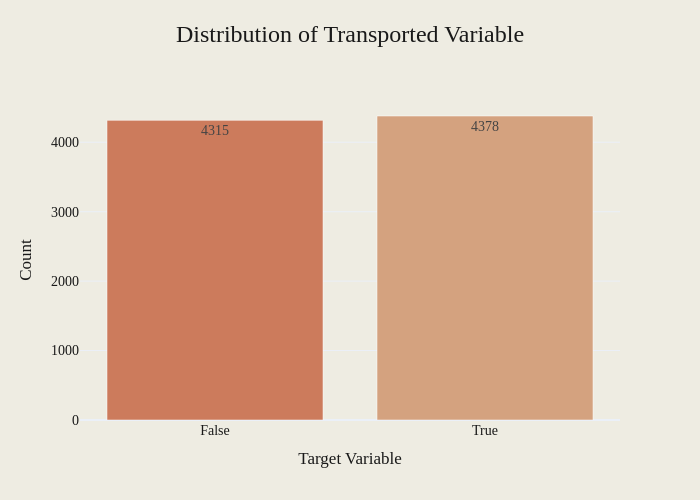

Notebook code for this chart:
### Code cell
plot_target_distribution(train_data, 'Transported', "Distribution of Transported Variable")

### Figure 1 — Plotly figure (JSON) as saved in the notebook; plotly's stock layout.template omitted (floating-point values rounded to 4 significant figures)
{"data": [{"marker": {"color": ["#CC7B5C", "#D4A27F", "#EBDBBC", "#9C8AA5"]}, "text": [4315, 4378], "textposition": "auto", "type": "bar", "x": ["False", "True"], "y": [4315, 4378]}], "layout": {"bargap": 0.2, "font": {"color": "#191919", "family": "Styrene A", "size": 14}, "height": 500, "paper_bgcolor": "#EEECE2", "plot_bgcolor": "#EEECE2", "title": {"font": {"color": "#191919", "family": "Styrene B", "size": 24}, "text": "Distribution of Transported Variable", "x": 0.5, "xanchor": "center", "y": 0.95, "yanchor": "top"}, "width": 700, "xaxis": {"title": {"text": "Target Variable"}}, "yaxis": {"title": {"text": "Count"}}}}
